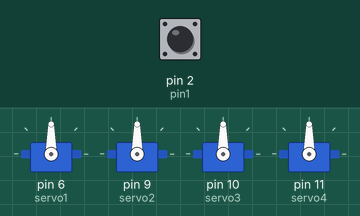
Recording of a sketch running on a simulated Arduino Uno, built with avr-gcc and run on an emulated ATmega328P. On the bench: 4 × servo. Inputs (shaded band) come from the test bench; at power-on: pin 2 (pin1) HIGH.

Above: at 1.2 s.
1.3 s: pin 2 (pin1) pulled LOW for 0.15 s
At 5.1 s:
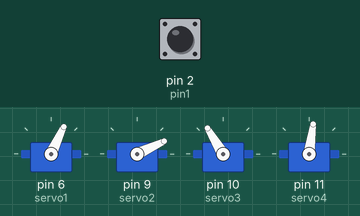
At 11.7 s:
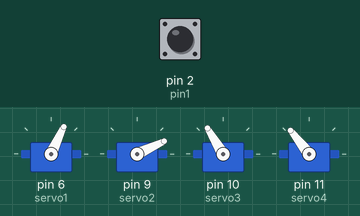
Timing chart, 0 to 19.3 s (numbered marks = the images above; inputs shaded):
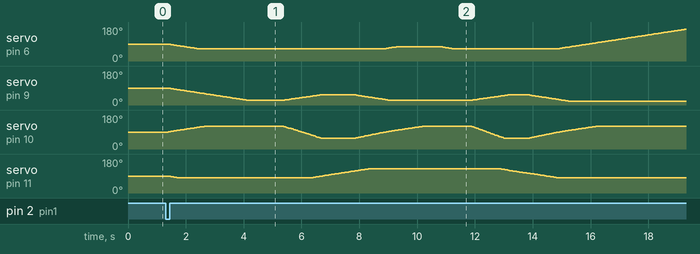

The sketch:

Automatic_Chess_Bot_V2.ino
```cpp
#include <VarSpeedServo.h>

//Decalring the servos:
VarSpeedServo servo1; //Rotation
VarSpeedServo servo2; //Arm
VarSpeedServo servo3; //Forearm
VarSpeedServo servo4; //Claw

//Declaring the speed:
int speed = 15;
int Delay = 1000;
float M = 0.5;

//Declaring the pin:
int pin1 = 2;


//Declaring the button:
int RobotTurnButton;


int Offsets[3] = {1, 1, 0};


//Declaring the coordinate arrays:
int Rotation[65] = {
    64, 70, 78, 87, 96, 105, 113, 122,
    65, 71, 79, 87, 95, 103, 111, 119,
    67, 74, 80, 87, 93, 102, 109, 115,
    70, 75, 80, 87, 94, 100, 107, 113,
    70, 75, 81, 86, 93, 98, 104, 110,
    71, 76, 81, 87, 92, 98, 103, 108,
    72, 77, 82, 87, 92, 97, 102, 106,
    72, 76, 81, 86, 91, 96, 100, 104,
    170
};
int Arm_Down[65] = {
    52, 50, 47, 45, 44, 47, 48, 50,
    60, 58, 57, 55, 55, 55, 55, 57,
    65, 62, 60, 61, 61, 61, 62, 63,
    74, 71, 69, 69, 68, 68, 71, 71,
    81, 78, 77, 76, 77, 77, 78, 80,
    89, 88, 85, 84, 84, 85, 87, 89,
    101, 96, 94, 94, 95, 94, 98, 99,
    117, 116, 111, 108, 108, 108, 111, 117,
    20
};
int Forearm_Down[65] = {
    58, 55, 57, 56, 56, 55, 59, 59,
    60, 59, 57, 55, 56, 58, 60, 64,
    68, 67, 66, 65, 65, 66, 69, 69,
    72, 74, 73, 72, 72, 72, 70, 73,
    80, 80, 79, 79, 76, 76, 76, 79,
    89, 87, 84, 84, 84, 84, 85, 87,
    97, 93, 92, 92, 92, 92, 96, 96,
    117, 114, 107, 104, 104, 104, 109, 117,
    120
};
int Arm_Up[65] = {
    24, 18, 18, 20, 16, 19, 20, 20,
    35, 32, 31, 30, 30, 31, 32, 32,
    43, 42, 41, 39, 39, 39, 41, 40,
    54, 49, 49, 48, 48, 45, 51, 45,
    63, 57, 56, 55, 53, 56, 57, 60,
    72, 73, 72, 72, 72, 72, 72, 73,
    90, 80, 80, 80, 80, 80, 80, 87,
    100, 99, 94, 91, 91, 91, 94, 100,
    20
};
int Forearm_Up[65] = {
    121, 122, 117, 117, 117, 117, 121, 122,
    107, 106, 102, 101, 101, 102, 105, 110,
    106, 98, 100, 103, 103, 103, 105, 120,
    115, 115, 115, 115, 115, 115, 115, 115,
    115, 115, 115, 115, 115, 115, 115, 115,
    116, 116, 113, 113, 113, 113, 114, 116,
    126, 122, 121, 121, 121, 121, 125, 125,
    147, 144, 137, 134, 134, 134, 139, 147,
    120
};

//Declaring the claw positions:
  int Claw_Open = 82;
  int Claw_Closed = 128;


//Declaring the move array:
int Movement[5]; //{origin square, destination square, capture (boolean), capture square, castle (0 or 1 or 2)}


void Move(int Origin, int Destination)
{

delay(50);

servo1.slowmove (Rotation[Origin]+Offsets[0], speed);
servo2.slowmove (Arm_Up[Origin]+Offsets[1], speed);
servo3.slowmove (Forearm_Up[Origin]+Offsets[2], speed);

servo4.slowmove (Claw_Open, speed);

delay(4*Delay);


servo2.slowmove (Arm_Down[Origin]+Offsets[1], M*abs(Arm_Down[Origin]-Arm_Up[Origin]));
servo3.slowmove (Forearm_Down[Origin]+Offsets[2], M*abs(Forearm_Up[Origin]-Forearm_Down[Origin]));

delay(Delay);

servo4.slowmove (Claw_Closed, speed);

delay(Delay+500);

servo2.slowmove (Arm_Up[Origin]+Offsets[1], speed);
servo3.slowmove (Forearm_Up[Origin]+Offsets[2], speed+5);

delay(Delay);

servo1.slowmove (Rotation[Destination]+Offsets[0]+10, speed);
servo2.slowmove (Arm_Up[Destination]+Offsets[1], speed);
servo3.slowmove (Forearm_Up[Destination]+Offsets[2], speed);

delay(2*Delay);

servo1.slowmove (Rotation[Destination]+Offsets[0], speed);

delay(Delay);

servo2.slowmove (Arm_Down[Destination]+Offsets[1], M*abs(Arm_Down[Destination]-Arm_Up[Destination]));
servo3.slowmove (Forearm_Down[Destination]+Offsets[2], M*abs(Forearm_Up[Destination]-Forearm_Down[Destination])+5);

delay(Delay);

servo4.slowmove (Claw_Open, speed);

delay(Delay);

servo2.slowmove (Arm_Up[Destination]+Offsets[1], speed);
servo3.slowmove (Forearm_Up[Destination]+Offsets[2], speed+5);

delay(Delay);

servo1.slowmove (170+Offsets[0], speed);
servo2.slowmove (20+Offsets[1], speed);
servo3.slowmove (120+Offsets[2], speed);

delay(1000);

}


void setup() {
  // put your setup code here, to run once:
  Serial.begin(9600);


  pinMode(pin1, INPUT_PULLUP);


  //Attaching the servos to pins:
  servo1.attach(6);
  servo2.attach(9);
  servo3.attach(10);
  servo4.attach(11);
}

void loop() {
  // put your main code here, to run repeatedly:

  //Assigning the button to pin:
  RobotTurnButton = digitalRead(pin1);


  //Instructions for if the robot needs to move ball from position 1 to 2:
  if(RobotTurnButton == LOW) {
    if (Movement[4] == 1){
      Move(0, 3);
      Move(4, 2);

    }
    else if (Movement[4] == 2){
      Move(7, 5);
      Move(4, 6);

    }
    else if (Movement[2] == true){
      Move(Movement[3], 64);
      Move(Movement[0], Movement[1]);

    }
    else {
      Move(Movement[0], Movement[1]);

    }
  }
}
```
